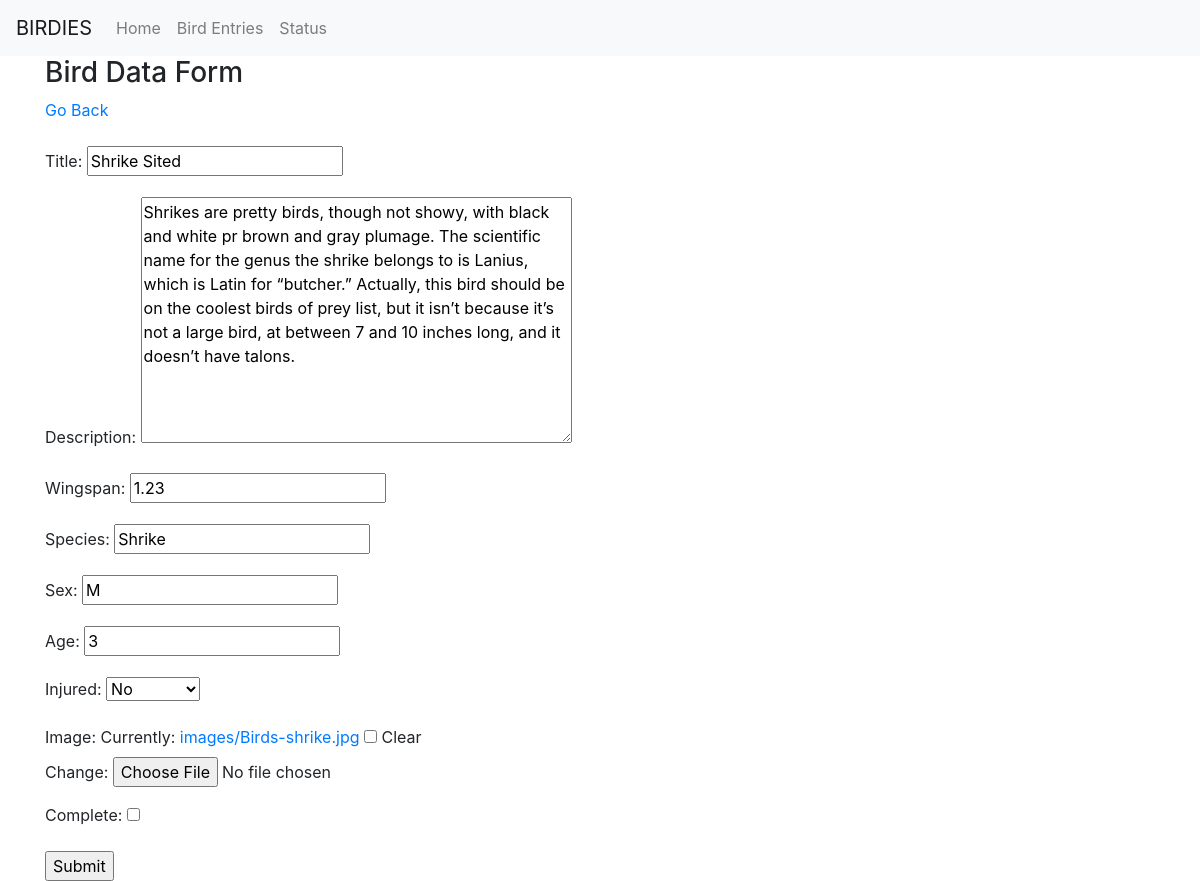
The page /task-update/40/ (signed in) on the database its author committed.
### base/models.py (models this page shows, shortened)
class Task(models.Model):
    user = models.ForeignKey(User, on_delete=models.CASCADE, null=True, blank=True)
    title = models.CharField(max_length=200)
    description = models.TextField(null=True, blank=True)
    complete = models.BooleanField(default=False)
    created = models.DateTimeField(auto_now_add=True)
    image = models.ImageField(upload_to='images/', blank=True, null=True)
    data = models.TextField(null=True, blank=True)
    wingspan = models.DecimalField(max_digits=5, decimal_places=2, blank=True, null=True)
    species = models.CharField(max_length=25,  blank=True, null=True)
    sex = models.CharField(max_length=1,  blank=True, null=True)
    age = models.IntegerField(blank=True, null=True)
    injured = models.BooleanField(default=False, null=True)
    class Meta:
        ordering = ['complete']

### base/views.py (the view)
# urls.py: path('task-update/<int:pk>/', TaskUpdate.as_view(), name='task-update'),
class TaskUpdate(LoginRequiredMixin, UpdateView):
    model = Task
    fields = ['title', 'description', 'wingspan', 'species', 'sex', 'age','injured', 'image', 'complete']
    success_url = reverse_lazy('tasks')

### base/templates/base/task_form.html (shortened to what this page needs)
{%extends "guide.html"%}{% csrf_token %} {%block title%} Home Page {% endblock %}
{%block content %}
<h3> Bird Data Form </h3>
<a href="{% url 'tasks' %}">Go Back</a>
<br><br>
<form method="POST", action="", enctype="multipart/form-data">
    {{form.as_p}}
    <input type="submit" value="Submit">
</form>
{% endblock %}

### rows shown on the page
Task: title "Shrike Sited", description "Shrikes are pretty birds, though not showy, with black and white pr brown and gray plumage. The scientific name for the genus the shrike belongs to is Lanius, which is Latin for “butcher.” Actually, this bird should be on the coolest birds of prey list, but it isn’t because it’s not a large bird, at between 7 and 10 inches long, and it doesn’t have talons.", wingspan "1.23", species "Shrike", sex "M", age "3", injured "No"
